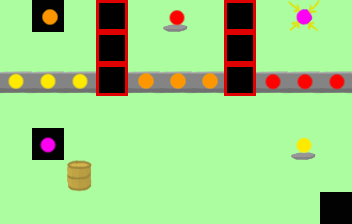

The image is a tile-based game level rendered from a .tmx file. Its description and source (layers, tilesets, objects; grid data summarised) follow:
An orthogonal 11x7 tile map with 32x32 px tiles, 4 tile layers (Kachelebene 1, collision, entities, connections).

<map version="1.0" orientation="orthogonal" width="11" height="7" tilewidth="32" tileheight="32">
 <properties>
  <property name="description" value="what triggers what... #what?" />
 </properties>
 <tileset firstgid="1" name="tileset" tilewidth="32" tileheight="32">
  <image source="tileset.png" width="256" height="256" />
 </tileset>
 <layer name="Kachelebene 1" width="11" height="7">
  <data>[77 cells, 77 non-empty, 3 distinct tile ids]</data>
 </layer>
 <layer name="collision" width="11" height="7">
  <data>[77 cells, 6 non-empty, 1 distinct tile ids]</data>
 </layer>
 <layer name="entities" width="11" height="7">
  <data>[77 cells, 16 non-empty, 6 distinct tile ids]</data>
 </layer>
 <layer name="connections" width="11" height="7">
  <data>[77 cells, 14 non-empty, 4 distinct tile ids]</data>
 </layer>
</map>